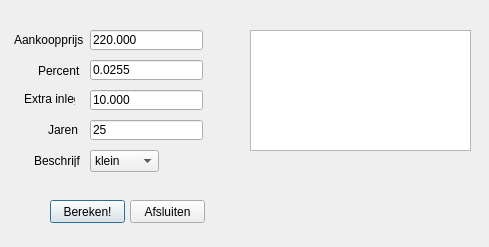
<?xml version="1.0" encoding="UTF-8"?>
<ui version="4.0">
 <class>Aankoopkosten</class>
 <widget class="QDialog" name="Aankoopkosten">
  <property name="geometry">
   <rect>
    <x>0</x>
    <y>0</y>
    <width>489</width>
    <height>247</height>
   </rect>
  </property>
  <property name="minimumSize">
   <size>
    <width>489</width>
    <height>247</height>
   </size>
  </property>
  <property name="maximumSize">
   <size>
    <width>489</width>
    <height>247</height>
   </size>
  </property>
  <property name="windowTitle">
   <string>Aankoopkosten</string>
  </property>
  <property name="windowIcon">
   <iconset>
    <normaloff>icon.ico</normaloff>icon.ico</iconset>
  </property>
  <widget class="QLineEdit" name="Aankoopprijs">
   <property name="geometry">
    <rect>
     <x>90</x>
     <y>30</y>
     <width>113</width>
     <height>20</height>
    </rect>
   </property>
   <property name="inputMask">
    <string/>
   </property>
   <property name="text">
    <string>220.000</string>
   </property>
   <property name="placeholderText">
    <string>aankoopprijs</string>
   </property>
  </widget>
  <widget class="QLineEdit" name="Percent">
   <property name="geometry">
    <rect>
     <x>90</x>
     <y>60</y>
     <width>113</width>
     <height>20</height>
    </rect>
   </property>
   <property name="inputMask">
    <string/>
   </property>
   <property name="text">
    <string>0.0255</string>
   </property>
   <property name="placeholderText">
    <string>percentage</string>
   </property>
  </widget>
  <widget class="QLabel" name="lblAankoopkosten">
   <property name="geometry">
    <rect>
     <x>14</x>
     <y>30</y>
     <width>71</width>
     <height>20</height>
    </rect>
   </property>
   <property name="text">
    <string>Aankoopprijs</string>
   </property>
  </widget>
  <widget class="QLabel" name="lblPercent">
   <property name="geometry">
    <rect>
     <x>38</x>
     <y>64</y>
     <width>47</width>
     <height>13</height>
    </rect>
   </property>
   <property name="text">
    <string>Percent</string>
   </property>
  </widget>
  <widget class="QLabel" name="lblBeschrijf">
   <property name="geometry">
    <rect>
     <x>34</x>
     <y>154</y>
     <width>47</width>
     <height>13</height>
    </rect>
   </property>
   <property name="text">
    <string>Beschrijf</string>
   </property>
  </widget>
  <widget class="QLineEdit" name="Inleg">
   <property name="geometry">
    <rect>
     <x>90</x>
     <y>90</y>
     <width>113</width>
     <height>20</height>
    </rect>
   </property>
   <property name="inputMask">
    <string/>
   </property>
   <property name="text">
    <string>10.000</string>
   </property>
   <property name="placeholderText">
    <string>aankoopprijs</string>
   </property>
  </widget>
  <widget class="QLabel" name="lblInleg">
   <property name="geometry">
    <rect>
     <x>24</x>
     <y>89</y>
     <width>51</width>
     <height>20</height>
    </rect>
   </property>
   <property name="text">
    <string>Extra inleg</string>
   </property>
  </widget>
  <widget class="QTextEdit" name="textResultaat">
   <property name="geometry">
    <rect>
     <x>250</x>
     <y>30</y>
     <width>221</width>
     <height>121</height>
    </rect>
   </property>
   <property name="html">
    <string>&lt;!DOCTYPE HTML PUBLIC &quot;-//W3C//DTD HTML 4.0//EN&quot; &quot;http://www.w3.org/TR/REC-html40/strict.dtd&quot;&gt;
&lt;html&gt;&lt;head&gt;&lt;meta name=&quot;qrichtext&quot; content=&quot;1&quot; /&gt;&lt;style type=&quot;text/css&quot;&gt;
p, li { white-space: pre-wrap; }
&lt;/style&gt;&lt;/head&gt;&lt;body style=&quot; font-family:'MS Shell Dlg 2'; font-size:12pt; font-weight:400; font-style:normal;&quot;&gt;
&lt;p style=&quot;-qt-paragraph-type:empty; margin-top:0px; margin-bottom:0px; margin-left:0px; margin-right:0px; -qt-block-indent:0; text-indent:0px; font-size:8.25pt;&quot;&gt;&lt;br /&gt;&lt;/p&gt;&lt;/body&gt;&lt;/html&gt;</string>
   </property>
  </widget>
  <widget class="QPushButton" name="pushButtonBereken">
   <property name="geometry">
    <rect>
     <x>50</x>
     <y>200</y>
     <width>75</width>
     <height>23</height>
    </rect>
   </property>
   <property name="text">
    <string>Bereken!</string>
   </property>
  </widget>
  <widget class="QPushButton" name="pushButtonAfsluiten">
   <property name="geometry">
    <rect>
     <x>130</x>
     <y>200</y>
     <width>75</width>
     <height>23</height>
    </rect>
   </property>
   <property name="text">
    <string>Afsluiten</string>
   </property>
  </widget>
  <widget class="QLineEdit" name="Jaren">
   <property name="geometry">
    <rect>
     <x>90</x>
     <y>120</y>
     <width>113</width>
     <height>20</height>
    </rect>
   </property>
   <property name="text">
    <string>25</string>
   </property>
  </widget>
  <widget class="QLabel" name="lblJaren">
   <property name="geometry">
    <rect>
     <x>48</x>
     <y>122</y>
     <width>31</width>
     <height>16</height>
    </rect>
   </property>
   <property name="text">
    <string>Jaren</string>
   </property>
  </widget>
  <widget class="QComboBox" name="Beschrijf">
   <property name="geometry">
    <rect>
     <x>90</x>
     <y>150</y>
     <width>69</width>
     <height>22</height>
    </rect>
   </property>
   <property name="currentText">
    <string>klein</string>
   </property>
   <item>
    <property name="text">
     <string>klein</string>
    </property>
   </item>
   <item>
    <property name="text">
     <string>groot</string>
    </property>
   </item>
  </widget>
 </widget>
 <resources/>
 <connections/>
</ui>
